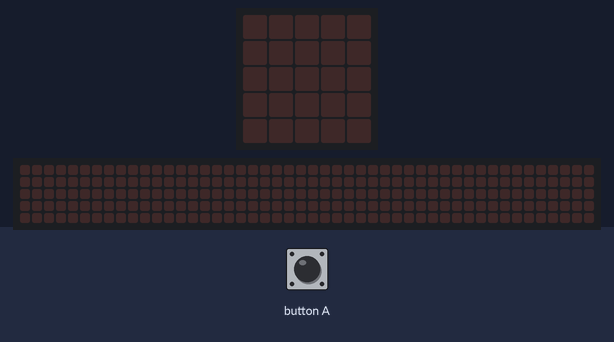
The program below on a simulated BBC micro:bit (MakeCode). Parts: the board's 5×5 LED display, a strip that is not on the board, showing the scrolling text unrolled. Inputs (shaded band) come from the test bench. Random numbers come from a fixed seed; the 48×5 strip is a reading aid, not a part: it shows the text the display is scrolling, unrolled, one strip-width of it at a time.

Above: at 1.2 s.
1.3 s: button A pressed for 0.15 s
At 8.42 s:
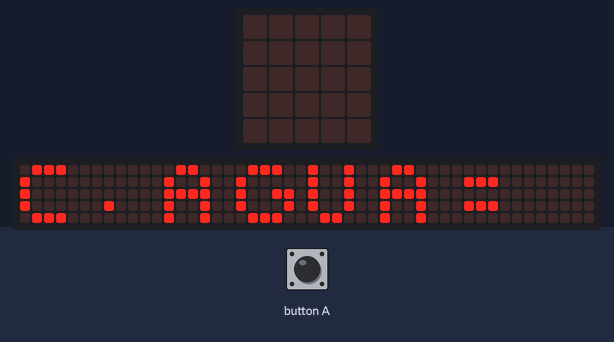
At 11.42 s:
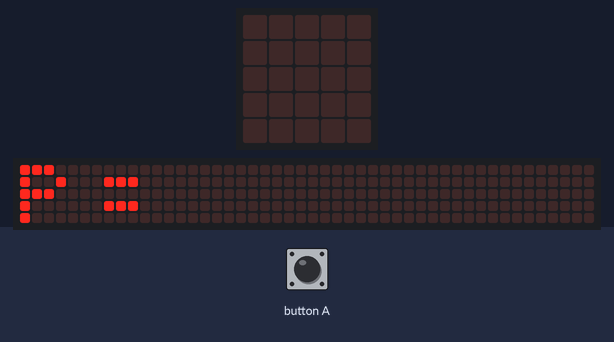
13.3 s: button A pressed for 0.15 s
At 28.22 s:
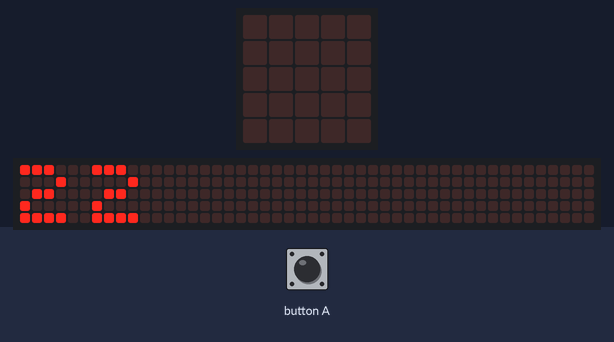

The program:

main.ts
```typescript
let Cantidad_Agua = 0
let Valor_dado = 0
let Promedio = 0
input.onButtonPressed(Button.A, function () {
    Cantidad_Agua = 0
    for (let index = 0; index < 7; index++) {
        Valor_dado = randint(1, 6)
        Cantidad_Agua += Valor_dado
    }
    basic.showString("C.AGUA=")
    basic.showNumber(Cantidad_Agua)
    Promedio = Cantidad_Agua / 7
    basic.showString("P=")
    basic.showNumber(Promedio)
})
```

test.ts
```typescript
// aquí va el archivo "tests"; esto no se compilará cuando este paquete se utilice como una extensión.
```

Measured:
- after the input at 1.3 s, the display: changes after 0.15 s (image 1)
- what the display in image 1 shows lasts 0.5 s, from 8.2 s to 8.7 s
